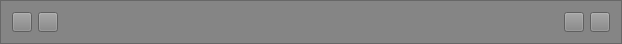
     <widget class="QFrame" name="frame_2">
      <property name="maximumSize">
       <size>
        <width>16777215</width>
        <height>30</height>
       </size>
      </property>
      <property name="styleSheet">
       <string notr="true">background-color: rgb(133, 133, 133);</string>
      </property>
      <property name="frameShape">
       <enum>QFrame::StyledPanel</enum>
      </property>
      <property name="frameShadow">
       <enum>QFrame::Raised</enum>
      </property>
      <layout class="QHBoxLayout" name="horizontalLayout_2">
       <item>
        <widget class="QPushButton" name="pushButton">
         <property name="minimumSize">
          <size>
           <width>0</width>
           <height>0</height>
          </size>
         </property>
         <property name="maximumSize">
          <size>
           <width>20</width>
           <height>20</height>
          </size>
         </property>
         <property name="styleSheet">
          <string notr="true">border-image: url(:/newPrefix/home.png);</string>
         </property>
         <property name="text">
          <string/>
         </property>
         <property name="iconSize">
          <size>
           <width>10</width>
           <height>10</height>
          </size>
         </property>
        </widget>
       </item>
       <item>
        <widget class="QPushButton" name="pushButton_2">
         <property name="minimumSize">
          <size>
           <width>0</width>
           <height>0</height>
          </size>
         </property>
         <property name="maximumSize">
          <size>
           <width>20</width>
           <height>20</height>
          </size>
         </property>
         <property name="styleSheet">
          <string notr="true">border-image: url(:/newPrefix/info.png);</string>
         </property>
         <property name="text">
          <string/>
         </property>
        </widget>
       </item>
       <item>
        <spacer name="horizontalSpacer">
         <property name="orientation">
          <enum>Qt::Horizontal</enum>
         </property>
         <property name="sizeType">
          <enum>QSizePolicy::Expanding</enum>
         </property>
         <property name="sizeHint" stdset="0">
          <size>
           <width>500</width>
           <height>20</height>
          </size>
         </property>
        </spacer>
       </item>
       <item>
        <widget class="QPushButton" name="pushButton_4">
         <property name="minimumSize">
          <size>
           <width>0</width>
           <height>0</height>
          </size>
         </property>
         <property name="maximumSize">
          <size>
           <width>20</width>
           <height>20</height>
          </size>
         </property>
         <property name="styleSheet">
          <string notr="true">border-image: url(:/newPrefix/minus-small.png);</string>
         </property>
         <property name="text">
          <string/>
         </property>
        </widget>
       </item>
       <item>
        <widget class="QPushButton" name="pushButton_3">
         <property name="maximumSize">
          <size>
           <width>20</width>
           <height>20</height>
          </size>
         </property>
         <property name="styleSheet">
          <string notr="true">border-image: url(:/newPrefix/cross-small.png);</string>
         </property>
         <property name="text">
          <string/>
         </property>
        </widget>
       </item>
      </layout>
     </widget>
